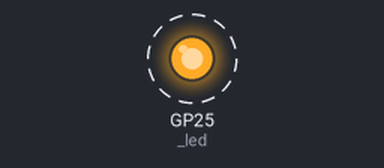
This program was run on a simulated Raspberry Pi Pico running MicroPython. Shown: output pins drawn as LEDs (lit = HIGH). Dashed ring = blinking. No radio messages arrive unless stated (any console line starting 'radio sent:' is added by the test bench); library files of the repository ran but are not shown: nrf24l01.py; pins used as bus, display or sensor lines are not drawn; what the program prints to the serial console is not drawn.

Above: at 0.04 s.
Timing chart, 0 to 3.0 s (numbered marks = the images above):
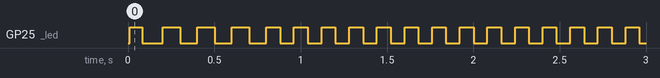

The program:

commander.py
```python
"""
GridBox — SCADA Commander
Sends control commands from Pico B (SCADA) to Pico A (Grid Controller).
Uses COMMAND packet type from shared protocol.
"""

import time

# Import protocol constants — protocol.py is in src/shared/
# On Pico, copy protocol.py to /micropython/ alongside this file
try:
    from protocol import (pack_command, CMD_SET_SPEED, CMD_SET_THRESHOLD,
                          CMD_RESET_FAULT, CMD_SET_MODE, CMD_EMERGENCY_STOP)
except ImportError:
    # Fallback: define locally if protocol.py not available
    CMD_SET_SPEED = 0x01
    CMD_SET_THRESHOLD = 0x03
    CMD_RESET_FAULT = 0x04
    CMD_SET_MODE = 0x05
    CMD_EMERGENCY_STOP = 0x06


class Commander:
    """SCADA commander for bidirectional wireless control."""

    def __init__(self, nrf_driver):
        """
        Args:
            nrf_driver: NRF24L01 instance (already configured)
        """
        self.nrf = nrf_driver
        self._last_send_ms = 0
        self._send_interval_ms = 50  # don't flood

    def _can_send(self):
        """Rate limit outgoing commands."""
        now = time.ticks_ms()
        if time.ticks_diff(now, self._last_send_ms) < self._send_interval_ms:
            return False
        return True

    def _send_command(self, cmd_type, target=0, value=0, mode=0):
        """Send a command packet to Pico A.

        Returns True if ACK received.
        """
        if not self._can_send():
            return False

        try:
            pkt = pack_command(cmd_type, target=target, value=value, mode=mode)
        except NameError:
            # pack_command not available, build manually
            import struct
            pkt = struct.pack('<BBBBHB25s',
                              0x10, 0,  # type, seq
                              cmd_type, target, value, mode,
                              b'\x00' * 25)

        # Switch to TX, send, switch back to RX
        self.nrf.stop_listening()
        ok = self.nrf.send(pkt)
        self.nrf.start_listening()

        self._last_send_ms = time.ticks_ms()
        return ok

    def send_override(self, motor_id, speed):
        """Command Pico A to set motor speed.

        Args:
            motor_id: 1 or 2
            speed: 0-100%
        """
        return self._send_command(CMD_SET_SPEED,
                                  target=motor_id, value=speed)

    def send_threshold(self, value):
        """Send new weight threshold to Pico A.

        Args:
            value: threshold value (0-100, mapped from potentiometer)
        """
        return self._send_command(CMD_SET_THRESHOLD, value=value)

    def send_reset(self):
        """Command fault reset on Pico A."""
        return self._send_command(CMD_RESET_FAULT)

    def send_mode(self, mode):
        """Switch operating mode on Pico A.

        Args:
            mode: MODE_IDLE, MODE_NORMAL, MODE_DUMB, MODE_MANUAL, etc.
        """
        return self._send_command(CMD_SET_MODE, mode=mode)

    def send_emergency_stop(self):
        """Emergency stop all motors on Pico A."""
        # Override rate limit for emergency
        self._last_send_ms = 0
        return self._send_command(CMD_EMERGENCY_STOP)


if __name__ == "__main__":
    import config
    from machine import Pin, SPI
    from nrf24l01 import NRF24L01

    print("=" * 40)
    print("  SCADA Commander Test")
    print("=" * 40)

    spi = SPI(config.SPI_ID, baudrate=config.SPI_BAUD, polarity=0, phase=0,
              sck=Pin(config.SPI_SCK), mosi=Pin(config.SPI_MOSI),
              miso=Pin(config.SPI_MISO))

    nrf = NRF24L01(spi, Pin(config.NRF_CSN), Pin(config.NRF_CE),
                   channel=config.NRF_CHANNEL,
                   payload_size=config.NRF_PAYLOAD_SIZE,
                   data_rate=config.NRF_DATA_RATE,
                   tx_addr=config.NRF_TX_ADDR,
                   rx_addr=config.NRF_RX_ADDR)

    cmd = Commander(nrf)

    # Test sending commands
    print("\nSending motor speed command (M1=50%)...")
    ok = cmd.send_override(1, 50)
    print(f"  ACK: {ok}")

    time.sleep_ms(100)

    print("Sending threshold command (value=75)...")
    ok = cmd.send_threshold(75)
    print(f"  ACK: {ok}")

    time.sleep_ms(100)

    print("Sending fault reset...")
    ok = cmd.send_reset()
    print(f"  ACK: {ok}")

    time.sleep_ms(100)

    print("Sending emergency stop...")
    ok = cmd.send_emergency_stop()
    print(f"  ACK: {ok}")

    print("\nCommander test complete")
```

config.py
```python
"""
GridBox — Slave Pico (Pico B) Configuration
Pin assignments and constants for the SCADA Station.
Change these when wiring changes — all other files import from here.
"""

# ============ I2C BUS (OLED) ============
I2C_ID = 0
I2C_SDA = 4
I2C_SCL = 5
I2C_FREQ = 400_000

# I2C addresses
SSD1306_ADDR = 0x3C      # OLED display

# ============ SPI BUS (nRF24L01+) ============
SPI_ID = 0
SPI_SCK = 2
SPI_MOSI = 3
SPI_MISO = 16            # GP16
SPI_BAUD = 10_000_000
NRF_CE = 0               # GP0
NRF_CSN = 1              # GP1

# nRF24L01+ settings (must match master)
NRF_CHANNEL = 100
NRF_PAYLOAD_SIZE = 32
NRF_DATA_RATE = 250
NRF_TX_ADDR = b'NSYNR'   # reversed — slave TX = master RX
NRF_RX_ADDR = b'NSYNT'   # reversed — slave RX = master TX

# ============ ADC (JOYSTICK + POTENTIOMETER) ============
JOY_X_PIN = 26           # GP26 — Joystick X axis
JOY_Y_PIN = 27           # GP27 — Joystick Y axis
JOY_BTN_PIN = 22         # GP22 — Joystick button (pull-up)
POT_PIN = 28             # GP28 — Potentiometer

JOY_CENTRE = 32768       # midpoint of 16-bit ADC
JOY_DEADZONE = 3000      # ignore values within this range of centre

# ============ SPI1 BUS (MAX7219 7-Segment Display) ============
SPI1_ID = 1
SPI1_SCK = 10            # GP10
SPI1_MOSI = 11           # GP11
SPI1_BAUD = 10_000_000
MAX7219_CS = 13          # GP13
MAX7219_DIGITS = 8       # 8-digit module
MAX7219_INTENSITY = 8    # 0-15 (brightness)

# ============ STATUS LEDs ============
LED_RED = 14             # GP14
LED_GREEN = 15           # GP15
LED_ONBOARD = 25         # Pico onboard LED

# ============ OLED SETTINGS ============
OLED_WIDTH = 128
OLED_HEIGHT = 64

# ============ OPERATOR INPUT ============
DEBOUNCE_MS = 50         # button debounce time
LONG_PRESS_MS = 3000     # long press for mode change
POT_MIN_THRESHOLD = 20   # potentiometer mapped range min (grams)
POT_MAX_THRESHOLD = 200  # potentiometer mapped range max (grams)

# ============ TIMING ============
MAIN_LOOP_MS = 10              # 100Hz main loop
DISPLAY_UPDATE_MS = 100        # update OLED every 100ms
HEARTBEAT_TIMEOUT_MS = 3000    # alert if no packet for 3s
COMMAND_SEND_MS = 50           # send commands every 50ms

# ============ DASHBOARD ============
NUM_VIEWS = 6                  # total dashboard views
VIEW_STATUS = 0
VIEW_POWER = 1
VIEW_FAULTS = 2
VIEW_PRODUCTION = 3
VIEW_MANUAL = 4
VIEW_COMPARISON = 5
```

heartbeat.py
```python
"""
Heartbeat LED — always-on system status indicator.

Works like a network switch LED:
- Normal:   steady comfortable blink (400ms) — system alive
- Activity: brief fast burst on nRF TX/RX — data moving
- Fault:    rapid blink (100ms) — something wrong
- Boot:     fast blink (80ms) — starting up

Usage:
    import heartbeat

    heartbeat.set_state("normal")    # comfortable blink — all good
    heartbeat.set_state("fault")     # rapid blink — error
    heartbeat.set_state("boot")      # fast blink — starting up
    heartbeat.set_state("off")       # LED off

    heartbeat.activity()             # brief fast burst (auto-reverts)

Works on both Pico 1 (RP2040) and Pico 2 (RP2350).
"""

from machine import Pin, Timer
import time

# Find the LED pin
try:
    _led = Pin("LED", Pin.OUT)
except (ValueError, TypeError):
    _led = Pin(25, Pin.OUT)

# State
_state = "boot"
_tick = 0
_timer = Timer()

# Activity tracking — brief speed-up on TX/RX
_activity_until = 0  # ticks_ms when activity burst ends

# Blink rates (half-period in ms — full cycle = 2x this value)
_rates = {
    "boot":    80,    # fast — starting up
    "normal":  400,   # comfortable — clearly alive, easy to see
    "active":  100,   # brief burst — data is moving (TX/RX)
    "fault":   120,   # rapid — something wrong, still readable
    "off":     0,     # LED stays off
}


def _update(t):
    global _tick, _activity_until

    _tick += 1
    now_ms = _tick * 10  # each tick = 10ms

    # Determine current blink rate
    if _state == "off":
        _led.value(0)
        return

    # Check if we're in an activity burst
    if _activity_until > 0 and now_ms < _activity_until:
        rate = _rates["active"]
    else:
        _activity_until = 0
        rate = _rates.get(_state, _rates["normal"])

    if rate == 0:
        _led.value(0)
        return

    # Simple square wave blink
    phase = now_ms % (rate * 2)
    _led.value(1 if phase < rate else 0)


def set_state(state):
    """Set base LED state: boot, normal, fault, off"""
    global _state
    _state = state


def activity(duration_ms=500):
    """Brief fast blink burst — call on nRF TX/RX.

    LED speeds up for duration_ms then auto-reverts to base state.
    Multiple calls extend the burst.
    """
    global _activity_until
    now_ms = _tick * 10
    _activity_until = now_ms + duration_ms


def get_state():
    """Return current base state."""
    return _state


# Start timer at 100Hz (10ms resolution)
_timer.init(freq=100, mode=Timer.PERIODIC, callback=_update)

# Default: boot mode (fast blink until main.py sets it to normal)
set_state("boot")
```

Measured:
- by itself, GP25 (_led): alternates HIGH for 0.08 s and LOW for 0.08 s
